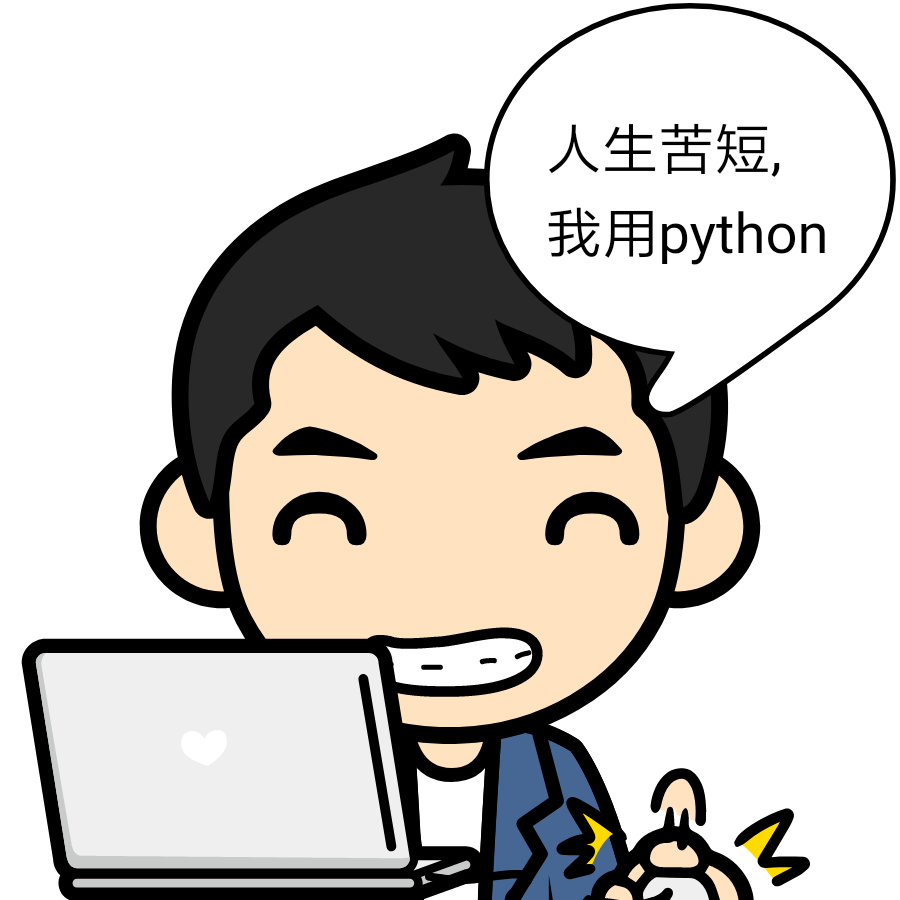
#> input picture python/script/cut_image/bigdataqianyan.png, 900 x 900 px
$ python cut_image.py bigdataqianyan.png test1.png   (Python 2 division)
#> lines starting #> are read from the running program, lines starting #| are printed output that depends on the picture
# -*- coding: utf-8 -*-
'''
将一张图片填充为正方形后切为9张图
Author:微信公众号：大数据前沿
教程与文档：关注微信公众号 大数据前沿 回复 微信切图 获取。
'''
from PIL import Image
import sys

#将图片填充为正方形
def fill_image(image):
    width, height = image.size
    #选取长和宽中较大值作为新图片的
    new_image_length = width if width > height else height
    #生成新图片[白底]
    new_image = Image.new(image.mode, (new_image_length, new_image_length), color='white')
    #将之前的图粘贴在新图上，居中
    if width > height:#原图宽大于高，则填充图片的竖直维度
        new_image.paste(image, (0, int((new_image_length - height) / 2)))#(x,y)二元组表示粘贴上图相对下图的起始位置
    else:
        new_image.paste(image, (int((new_image_length - width) / 2),0))
    return new_image

#切图
def cut_image(image):
    width, height = image.size
    item_width = int(width / 3)
    box_list = []
    # (left, upper, right, lower)
    for i in range(0,3):
        for j in range(0,3):
            #print((i*item_width,j*item_width,(i+1)*item_width,(j+1)*item_width))
            box = (j*item_width,i*item_width,(j+1)*item_width,(i+1)*item_width)
            box_list.append(box)

    image_list = [image.crop(box) for box in box_list]

    return image_list

#保存
def save_images(image_list, prefix):
    index = 1
    for image in image_list:
        image.save(prefix + str(index) + '.png', 'PNG')
        index += 1


if __name__ == '__main__':
    if len(sys.argv) < 2:
        print "usage:\npython cut_image.py input.jpg output"
    file_path = sys.argv[1]
    prefix = sys.argv[2]
    image = Image.open(file_path)
#> image is the input picture: PIL image 900x900 RGBA; mean R, G, B, A 201.2, 197.2, 192.3, 255
    #image.show()
    image = fill_image(image)
#> in fill_image, `new_image = Image.new(image.mode, (new_image_length, new_image_length)..`: new_image: PIL image 900x900 RGBA; every value is 255
    image_list = cut_image(image)
#> in cut_image, `image_list = [image.crop(box) for box in box_list]`: image_list = 9 items
#> image_list = 9 items
    save_images(image_list, prefix)
#> the loop in save_images, `for image in image_list:` made 9 passes
#> pass 1, in save_images, `image.save(prefix + str(index) + '.png', 'PNG')`:
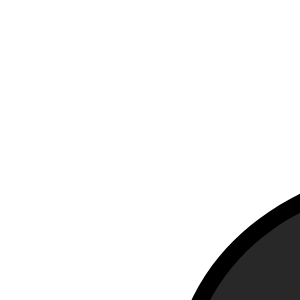
#> saved as test1.png1.png: PIL image 300x300 RGBA; mean R, G, B, A 237.1, 237.1, 237.1, 255
#> pass 2, in save_images, `image.save(prefix + str(index) + '.png', 'PNG')`:
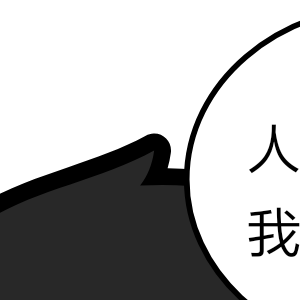
#> saved as test1.png2.png: PIL image 300x300 RGBA; mean R, G, B, A 178.5, 178.5, 178.5, 255
#> after the loop in save_images, `for image in image_list:`: index = 10

$ run again, on python/script/cut_image/test4.png
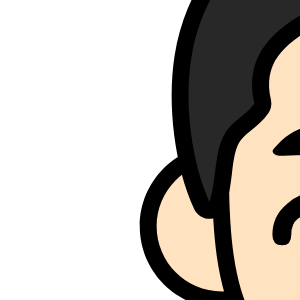
#> input picture python/script/cut_image/test4.png, 300 x 300 px
#> image is the input picture: PIL image 300x300 RGBA; mean R, G, B, A 192.6, 187.1, 180.7, 255
#> new_image: PIL image 300x300 RGBA; every value is 255
#> in cut_image, `image_list = [image.crop(box) for box in box_list]`: image_list = 9 items
#> the loop in save_images, `for image in image_list:` made 9 passes
#> pass 2, in save_images, `image.save(prefix + str(index) + '.png', 'PNG')`:
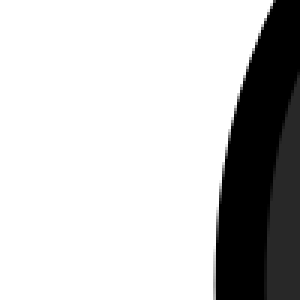
#> saved as test4.png2.png: PIL image 100x100 RGBA (shown 3 times larger); mean R, G, B, A 200.4, 200.4, 200.4, 255
#> after the loop in save_images, `for image in image_list:`: index = 10
